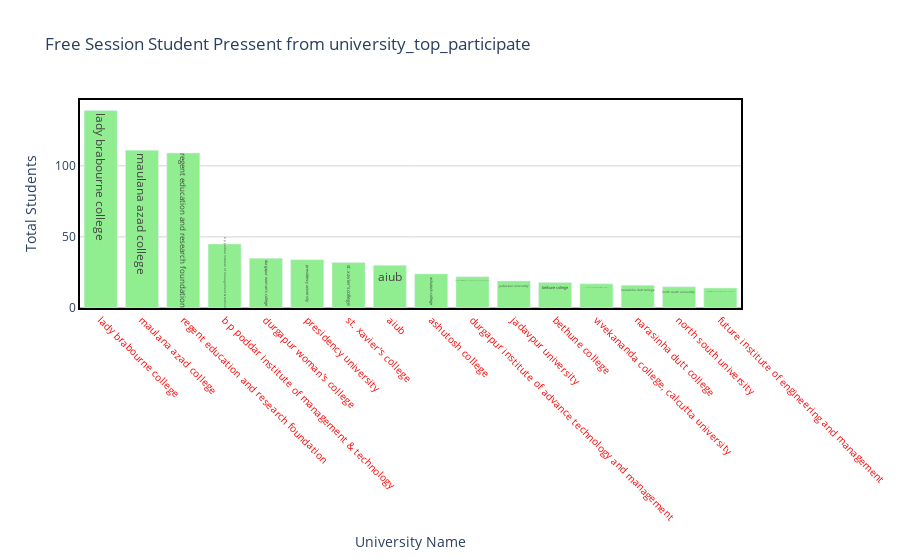

Write notebook code for a chart like this one.
### Code cell
draw_trace_bar(university_top_participate,'University','counts','Free Session Student Pressent from university_top_participate', 'University Name','Total Students',"lightgreen")

### Figure 1 — Plotly figure (JSON) as saved in the notebook; plotly's stock layout.template omitted (floating-point values rounded to 4 significant figures)
{"data": [{"marker": {"color": "lightgreen"}, "text": ["lady brabourne college", "maulana azad college", "regent education and research foundation", "b p poddar institute of management & technology", "durgapur woman's college", "presidency university", "st. xavier's college", "aiub", "ashutosh college", "durgapur institute of advance technology and management", "jadavpur university", "bethune college", "vivekananda college, calcutta university", "narasinha dutt college", "north south university", "future institute of engineering and management"], "type": "bar", "x": ["lady brabourne college", "maulana azad college", "regent education and research foundation", "b p poddar institute of management & technology", "durgapur woman's college", "presidency university", "st. xavier's college", "aiub", "ashutosh college", "durgapur institute of advance technology and management", "jadavpur university", "bethune college", "vivekananda college, calcutta university", "narasinha dutt college", "north south university", "future institute of engineering and management"], "y": [139, 111, 109, 45, 35, 34, 32, 30, 24, 22, 19, 18, 17, 16, 15, 14]}], "layout": {"hovermode": "closest", "paper_bgcolor": "rgba(0, 0, 0, 0)", "plot_bgcolor": "rgba(0, 0, 0, 0)", "title": {"text": "Free Session Student Pressent from university_top_participate"}, "xaxis": {"linecolor": "black", "linewidth": 2, "mirror": true, "showline": true, "showticklabels": true, "tickangle": 45, "tickfont": {"color": "red", "size": 10}, "title": {"text": "University Name"}, "zeroline": true, "zerolinecolor": "grey", "zerolinewidth": 1}, "yaxis": {"gridcolor": "lightgrey", "linecolor": "black", "linewidth": 2, "mirror": true, "showline": true, "title": {"text": "Total Students"}, "zeroline": true, "zerolinecolor": "grey", "zerolinewidth": 1}}}
